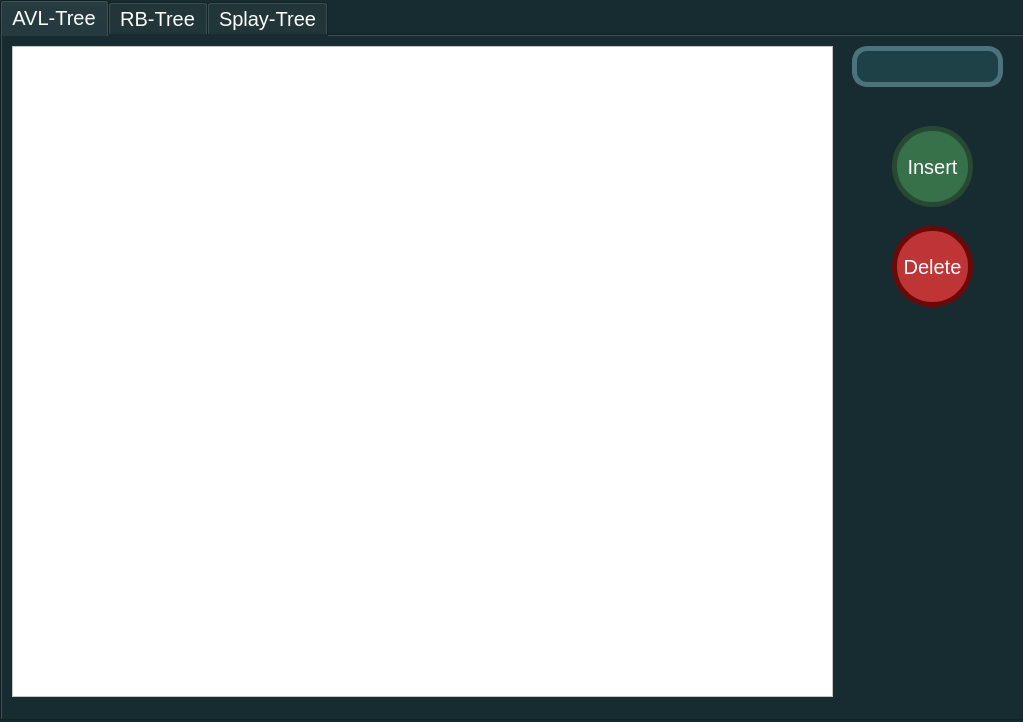
<?xml version="1.0" encoding="UTF-8"?>
<ui version="4.0">
 <class>MainWindow</class>
 <widget class="QMainWindow" name="MainWindow">
  <property name="geometry">
   <rect>
    <x>0</x>
    <y>0</y>
    <width>1023</width>
    <height>722</height>
   </rect>
  </property>
  <property name="windowTitle">
   <string>MainWindow</string>
  </property>
  <widget class="QWidget" name="centralWidget">
   <property name="styleSheet">
    <string notr="true">background-color:#162c30</string>
   </property>
   <widget class="QTabWidget" name="tabWidget">
    <property name="geometry">
     <rect>
      <x>0</x>
      <y>0</y>
      <width>1031</width>
      <height>721</height>
     </rect>
    </property>
    <property name="font">
     <font>
      <family>Ubuntu</family>
      <pointsize>15</pointsize>
     </font>
    </property>
    <property name="cursor">
     <cursorShape>ArrowCursor</cursorShape>
    </property>
    <property name="styleSheet">
     <string notr="true">background-color: rgb(22, 44, 48);
color:#ffffff;</string>
    </property>
    <property name="currentIndex">
     <number>0</number>
    </property>
    <widget class="QWidget" name="tab">
     <property name="font">
      <font>
       <family>FreeSans</family>
       <pointsize>13</pointsize>
      </font>
     </property>
     <attribute name="title">
      <string>AVL-Tree</string>
     </attribute>
     <widget class="QGraphicsView" name="graphicsView">
      <property name="geometry">
       <rect>
        <x>10</x>
        <y>10</y>
        <width>821</width>
        <height>651</height>
       </rect>
      </property>
      <property name="styleSheet">
       <string notr="true">background-color: #ffffff;
background-image: url(:/bg1-forest.png);</string>
      </property>
     </widget>
     <widget class="QLineEdit" name="input_avl">
      <property name="enabled">
       <bool>true</bool>
      </property>
      <property name="geometry">
       <rect>
        <x>850</x>
        <y>10</y>
        <width>151</width>
        <height>41</height>
       </rect>
      </property>
      <property name="font">
       <font>
        <family>Ubuntu</family>
        <pointsize>13</pointsize>
        <weight>3</weight>
        <italic>false</italic>
        <bold>false</bold>
       </font>
      </property>
      <property name="styleSheet">
       <string notr="true">QLineEdit {
  	background-color: rgb(30, 65, 72);
  	border: 5px solid #4c737b;
	border-radius: 15px;
	color:#ffffff;
	font: 25 13pt &quot;Ubuntu&quot;;
}
</string>
      </property>
      <property name="clearButtonEnabled">
       <bool>false</bool>
      </property>
     </widget>
     <widget class="QPushButton" name="button_insert_avl">
      <property name="geometry">
       <rect>
        <x>890</x>
        <y>90</y>
        <width>81</width>
        <height>81</height>
       </rect>
      </property>
      <property name="font">
       <font>
        <family>Ubuntu</family>
        <pointsize>15</pointsize>
        <weight>3</weight>
        <italic>false</italic>
        <bold>false</bold>
       </font>
      </property>
      <property name="styleSheet">
       <string notr="true">QPushButton {
	font: 25 15pt &quot;Ubuntu&quot;;
  	background-color: #36714a;
  	border: 5px solid #274832;
	border-radius: 40px;
}
QPushButton:pressed {
    background-color: #274832;
}</string>
      </property>
      <property name="text">
       <string>Insert</string>
      </property>
     </widget>
     <widget class="QPushButton" name="button_delete_avl">
      <property name="geometry">
       <rect>
        <x>890</x>
        <y>190</y>
        <width>81</width>
        <height>81</height>
       </rect>
      </property>
      <property name="font">
       <font>
        <family>Ubuntu</family>
        <pointsize>15</pointsize>
        <weight>3</weight>
        <italic>false</italic>
        <bold>false</bold>
       </font>
      </property>
      <property name="styleSheet">
       <string notr="true">QPushButton {
	font: 25 15pt &quot;Ubuntu&quot;;
  	background-color: #bf3434;
  	border: 5px solid #6b0808;
	border-radius: 40px;
}
QPushButton:pressed {
    background-color: #6b0808;
}</string>
      </property>
      <property name="text">
       <string>Delete</string>
      </property>
     </widget>
    </widget>
    <widget class="QWidget" name="tab_2">
     <attribute name="title">
      <string>RB-Tree</string>
     </attribute>
     <widget class="QGraphicsView" name="graphicsView_2">
      <property name="geometry">
       <rect>
        <x>10</x>
        <y>10</y>
        <width>811</width>
        <height>651</height>
       </rect>
      </property>
      <property name="styleSheet">
       <string notr="true">background-color: #ffffff;
background-image: url(:/bg2-forest.jpg);</string>
      </property>
     </widget>
     <widget class="QLineEdit" name="input_rb">
      <property name="enabled">
       <bool>true</bool>
      </property>
      <property name="geometry">
       <rect>
        <x>850</x>
        <y>10</y>
        <width>151</width>
        <height>41</height>
       </rect>
      </property>
      <property name="font">
       <font>
        <family>Ubuntu</family>
        <pointsize>13</pointsize>
        <weight>3</weight>
        <italic>false</italic>
        <bold>false</bold>
       </font>
      </property>
      <property name="styleSheet">
       <string notr="true">QLineEdit {
  	background-color: rgb(30, 65, 72);
  	border: 5px solid #4c737b;
	border-radius: 15px;
	color:#ffffff;
	font: 25 13pt &quot;Ubuntu&quot;;
}
</string>
      </property>
      <property name="clearButtonEnabled">
       <bool>false</bool>
      </property>
     </widget>
     <widget class="QPushButton" name="button_insert_rb">
      <property name="geometry">
       <rect>
        <x>890</x>
        <y>90</y>
        <width>81</width>
        <height>81</height>
       </rect>
      </property>
      <property name="font">
       <font>
        <family>Ubuntu</family>
        <pointsize>15</pointsize>
        <weight>3</weight>
        <italic>false</italic>
        <bold>false</bold>
       </font>
      </property>
      <property name="styleSheet">
       <string notr="true">QPushButton {
	font: 25 15pt &quot;Ubuntu&quot;;
  	background-color: #36714a;
  	border: 5px solid #274832;
	border-radius: 40px;
}
QPushButton:pressed {
    background-color: #274832;
}</string>
      </property>
      <property name="text">
       <string>Insert</string>
      </property>
     </widget>
     <widget class="QPushButton" name="button_delete_rb">
      <property name="geometry">
       <rect>
        <x>890</x>
        <y>190</y>
        <width>81</width>
        <height>81</height>
       </rect>
      </property>
      <property name="font">
       <font>
        <family>Ubuntu</family>
        <pointsize>15</pointsize>
        <weight>3</weight>
        <italic>false</italic>
        <bold>false</bold>
       </font>
      </property>
      <property name="styleSheet">
       <string notr="true">QPushButton {
	font: 25 15pt &quot;Ubuntu&quot;;
  	background-color: #bf3434;
  	border: 5px solid #6b0808;
	border-radius: 40px;
}
QPushButton:pressed {
    background-color: #6b0808;
}</string>
      </property>
      <property name="text">
       <string>Delete</string>
      </property>
     </widget>
    </widget>
    <widget class="QWidget" name="tab_3">
     <attribute name="title">
      <string>Splay-Tree</string>
     </attribute>
     <widget class="QGraphicsView" name="graphicsView_3">
      <property name="geometry">
       <rect>
        <x>10</x>
        <y>10</y>
        <width>811</width>
        <height>651</height>
       </rect>
      </property>
      <property name="styleSheet">
       <string notr="true">background-image: url(:/bg3-forest.png);</string>
      </property>
      <property name="verticalScrollBarPolicy">
       <enum>Qt::ScrollBarAsNeeded</enum>
      </property>
      <property name="horizontalScrollBarPolicy">
       <enum>Qt::ScrollBarAlwaysOff</enum>
      </property>
     </widget>
     <widget class="QLineEdit" name="input_splay">
      <property name="enabled">
       <bool>true</bool>
      </property>
      <property name="geometry">
       <rect>
        <x>850</x>
        <y>10</y>
        <width>151</width>
        <height>41</height>
       </rect>
      </property>
      <property name="font">
       <font>
        <family>Ubuntu</family>
        <pointsize>13</pointsize>
        <weight>3</weight>
        <italic>false</italic>
        <bold>false</bold>
       </font>
      </property>
      <property name="styleSheet">
       <string notr="true">QLineEdit {
  	background-color: rgb(30, 65, 72);
  	border: 5px solid #4c737b;
	border-radius: 15px;
	color:#ffffff;
	font: 25 13pt &quot;Ubuntu&quot;;
}
</string>
      </property>
      <property name="clearButtonEnabled">
       <bool>false</bool>
      </property>
     </widget>
     <widget class="QPushButton" name="button_insert_splay">
      <property name="geometry">
       <rect>
        <x>890</x>
        <y>90</y>
        <width>81</width>
        <height>81</height>
       </rect>
      </property>
      <property name="font">
       <font>
        <family>Ubuntu</family>
        <pointsize>15</pointsize>
        <weight>3</weight>
        <italic>false</italic>
        <bold>false</bold>
       </font>
      </property>
      <property name="styleSheet">
       <string notr="true">QPushButton {
	font: 25 15pt &quot;Ubuntu&quot;;
  	background-color: #36714a;
  	border: 5px solid #274832;
	border-radius: 40px;
}
QPushButton:pressed {
    background-color: #274832;
}</string>
      </property>
      <property name="text">
       <string>Insert</string>
      </property>
     </widget>
     <widget class="QPushButton" name="button_delete_splay">
      <property name="geometry">
       <rect>
        <x>890</x>
        <y>190</y>
        <width>81</width>
        <height>81</height>
       </rect>
      </property>
      <property name="font">
       <font>
        <family>Ubuntu</family>
        <pointsize>15</pointsize>
        <weight>3</weight>
        <italic>false</italic>
        <bold>false</bold>
       </font>
      </property>
      <property name="styleSheet">
       <string notr="true">QPushButton {
	font: 25 15pt &quot;Ubuntu&quot;;
  	background-color: #bf3434;
  	border: 5px solid #6b0808;
	border-radius: 40px;
}
QPushButton:pressed {
    background-color: #6b0808;
}</string>
      </property>
      <property name="text">
       <string>Delete</string>
      </property>
     </widget>
    </widget>
   </widget>
  </widget>
 </widget>
 <layoutdefault spacing="6" margin="11"/>
 <resources/>
 <connections/>
</ui>
